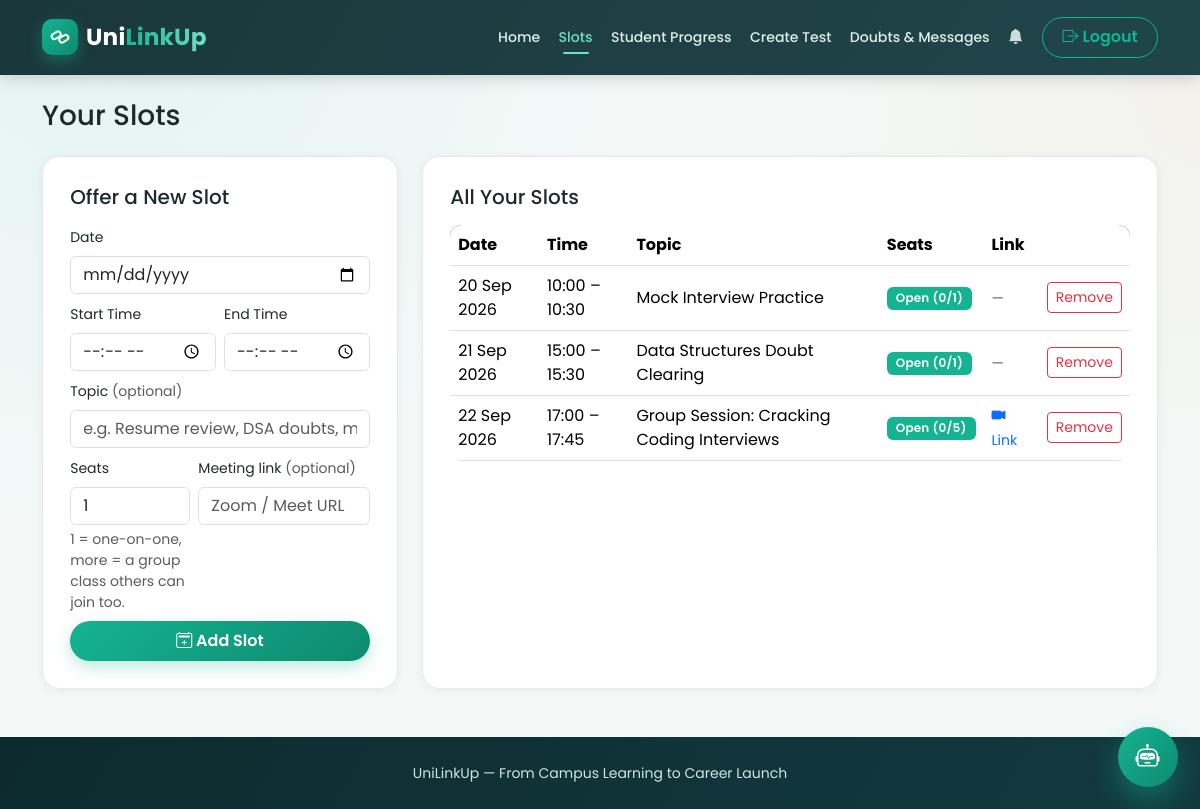
Screenshot of /faculty/slots (signed in) with the database file from the repository.
### tables this page shows
CREATE TABLE faculty_slots (
    id INTEGER PRIMARY KEY AUTOINCREMENT,
    faculty_id INTEGER NOT NULL REFERENCES faculty(id),
    slot_date TEXT NOT NULL,
    start_time TEXT NOT NULL,
    end_time TEXT NOT NULL,
    topic TEXT,
    status TEXT DEFAULT 'open',
    created_at TEXT DEFAULT CURRENT_TIMESTAMP
, meeting_link TEXT, capacity INTEGER DEFAULT 1, cancel_reason TEXT, cancelled_at TEXT);

### app.py (the view, shortened to what this page needs)
@app.route('/faculty/slots', methods=['GET', 'POST'])
@faculty_login_required
def faculty_slots():
    faculty = current_faculty()
    raw_slots = dbm.query_db("""
        SELECT faculty_slots.*,
               (SELECT COUNT(*) FROM appointments
                WHERE appointments.slot_id = faculty_slots.id AND appointments.status = 'upcoming') AS seats_taken
        FROM faculty_slots
        WHERE faculty_slots.faculty_id = ?
        ORDER BY faculty_slots.slot_date ASC, faculty_slots.start_time ASC
    """, (faculty['id'],))
    slots = []
    for s in raw_slots:
        booked = dbm.query_db("""
            SELECT students.name FROM appointments JOIN students ON students.id = appointments.student_id
            WHERE appointments.slot_id = ? AND appointments.status = 'upcoming'
        """, (s['id'],))
        d = dict(s)
        d['capacity'] = s['capacity'] or 1
        d['student_names'] = [r['name'] for r in booked]
        slots.append(d)
    pending_requests = dbm.query_db("""
        SELECT slot_requests.*, students.name AS student_name, students.course AS student_course,
               students.year AS student_year, students.department AS student_department
        FROM slot_requests
        JOIN students ON students.id = slot_requests.student_id
        WHERE slot_requests.faculty_id = ? AND slot_requests.status = 'pending'
        ORDER BY slot_requests.created_at ASC
    """, (faculty['id'],))
    handled_requests = dbm.query_db("""
        SELECT slot_requests.*, students.name AS student_name
        FROM slot_requests
        JOIN students ON students.id = slot_requests.student_id
        WHERE slot_requests.faculty_id = ? AND slot_requests.status != 'pending'
        ORDER BY slot_requests.responded_at DESC LIMIT 10
    """, (faculty['id'],))
    return render_template('faculty_slots.html', faculty=faculty, slots=slots,
                            pending_requests=pending_requests, handled_requests=handled_requests,
                            today=date.today().isoformat())

### app.py (called while the page is built)
def parse_date(value):
    return datetime.strptime(value, '%Y-%m-%d').date() if value else None

@app.template_filter('fmt_date')
def fmt_date(value, fmt='%d %b %Y'):
    d = parse_date(value)
    return d.strftime(fmt) if d else ''

def faculty_login_required(f):
    @wraps(f)
    def wrapper(*args, **kwargs):
        if session.get('role') != 'faculty':
            flash('Please log in with your faculty account.', 'warning')
            return redirect(url_for('faculty_login'))
        return f(*args, **kwargs)
    return wrapper

def current_faculty():
    if session.get('role') == 'faculty':
        return dbm.query_db("SELECT * FROM faculty WHERE id = ?", (session['user_id'],), one=True)
    return None

@app.context_processor
def inject_globals():
    pending_requests = 0
    if session.get('role') == 'employee' and session.get('college_id'):
        row = dbm.query_db("SELECT COUNT(*) AS c FROM visit_requests WHERE college_id = ? AND status = 'pending'",
                           (session['college_id'],), one=True)
        pending_requests = row['c'] if row else 0
    return dict(current_student=current_student, current_employee=current_employee,
                current_faculty=current_faculty, current_company=current_company,
                current_interviewer=current_interviewer,
                pending_company_requests=pending_requests, ASSET_VERSION=ASSET_VERSION)

### db.py (called while the page is built)
def get_db():
    if 'db' not in g:
        g.db = sqlite3.connect(DATABASE)
        g.db.row_factory = sqlite3.Row      # lets us access columns by name, e.g. row['name']
        g.db.execute("PRAGMA foreign_keys = ON")
    return g.db

def query_db(query, args=(), one=False):
    cur = get_db().execute(query, args)
    rows = cur.fetchall()
    cur.close()
    return (rows[0] if rows else None) if one else rows

### templates/faculty_slots.html (shortened to what this page needs)
{% extends 'base.html' %}
{% block content %}
<h3 class="mt-3 mb-4">Your Slots</h3>
<div class="row g-4">
  <div class="col-lg-4">
    <div class="sb-card">
      <h5 class="mb-3">Offer a New Slot</h5>
      <form method="POST">
        <div class="mb-2">
          <label class="form-label small">Date</label>
          <input type="date" name="slot_date" class="form-control" min="{{ today }}" required>
        </div>
        <div class="row g-2">
          <div class="col-6">
            <label class="form-label small">Start Time</label>
            <input type="time" name="start_time" class="form-control" required>
          </div>
          <div class="col-6">
            <label class="form-label small">End Time</label>
            <input type="time" name="end_time" class="form-control" required>
          </div>
        </div>
        <div class="mb-2 mt-2">
          <label class="form-label small">Topic <span class="text-muted fw-normal">(optional)</span></label>
          <input type="text" name="topic" class="form-control" placeholder="e.g. Resume review, DSA doubts, mock interview">
        </div>
        <div class="row g-2">
          <div class="col-5">
            <label class="form-label small">Seats</label>
            <input type="number" name="capacity" class="form-control" value="1" min="1" max="100">
            <div class="form-text">1 = one-on-one, more = a group class others can join too.</div>
          </div>
          <div class="col-7">
            <label class="form-label small">Meeting link <span class="text-muted fw-normal">(optional)</span></label>
            <input type="url" name="meeting_link" class="form-control" placeholder="Zoom / Meet URL">
          </div>
        </div>
        <button type="submit" class="btn sb-btn-primary w-100 mt-2"><i class="bi bi-calendar2-plus"></i> Add Slot</button>
      </form>
    </div>
  </div>
  <div class="col-lg-8">
    <div class="sb-card">
      <h5 class="mb-3">All Your Slots</h5>
      {% if slots %}
        <div class="table-responsive">
          <table class="table align-middle">
            <thead>
              <tr><th>Date</th><th>Time</th><th>Topic</th><th>Seats</th><th>Link</th><th></th></tr>
            </thead>
            <tbody>
              {% for s in slots %}
                <tr>
                  <td>{{ s.slot_date | fmt_date }}</td>
                  <td>{{ s.start_time }} &ndash; {{ s.end_time }}</td>
                  <td>{{ s.topic or '—' }}</td>
                  <td>
                    {% if s.status == 'cancelled' %}
                      <span class="badge sb-badge-closed">Cancelled</span>
                      {% if s.cancel_reason %}<br><small class="text-muted">Reason: {{ s.cancel_reason }}</small>{% endif %}
                    {% elif s.seats_taken >= s.capacity %}
                      <span class="badge sb-badge-closed">Full ({{ s.seats_taken }}/{{ s.capacity }})</span>
                    {% elif s.seats_taken > 0 %}
                      <span class="badge sb-badge-open">{{ s.seats_taken }}/{{ s.capacity }} joined</span>
                    {% else %}
                      <span class="badge sb-badge-open">Open (0/{{ s.capacity }})</span>
                    {% endif %}
                  </td>
                  <td>
                    {% if s.meeting_link %}
                      <a href="{{ s.meeting_link }}" target="_blank" class="small"><i class="bi bi-camera-video-fill"></i> Link</a>
                    {% else %}
                      <span class="text-muted small">—</span>
                    {% endif %}
                  </td>
                  <td class="text-end">
                    {% if s.status != 'cancelled' and s.seats_taken == 0 %}
                      <form method="POST" action="{{ url_for('delete_faculty_slot', slot_id=s.id) }}" onsubmit="return confirm('Remove this slot?');">
                        <button class="btn btn-sm btn-outline-danger">Remove</button>
                      </form>
                    {% endif %}
                  </td>
                </tr>
              {% endfor %}
            </tbody>
          </table>
        </div>
      {% else %}
        <p class="text-muted mb-0">You haven't offered any slots yet — add one from the left.</p>
      {% endif %}
    </div>
  </div>
</div>
{% endblock %}

### static/css/style.css (style rules this page uses)
:root { --sb-dark: #0d2b2f; --sb-dark-2: #123a3f; --sb-teal: #14b391; --sb-teal-dark: #0e8a70; --sb-teal-light: #6fe0c4; --sb-orange: #e8823c; --sb-orange-dark: #cf6a26; --sb-bg: #f4f9f8; --sb-red: #e15b5b; --sb-amber: #e8a83c; --sb-green: #14b391; --sb-ink: #1c2b2a; --sb-muted: #5c716f; --sb-border: #e1ece9; --sb-shadow-sm: 0 2px 10px rgba(13, 43, 47, 0.06); --sb-shadow-md: 0 10px 30px rgba(13, 43, 47, 0.10); --sb-shadow-lg: 0 18px 50px rgba(13, 43, 47, 0.16); --sb-radius: 18px; --sb-radius-sm: 12px; }
* { box-sizing: border-box; }
body { font-family: 'Poppins', sans-serif; background: var(--sb-bg); background-image: radial-gradient(circle at 8% 0%, rgba(20, 179, 145, 0.07), transparent 40%), radial-gradient(circle at 100% 12%, rgba(232, 130, 60, 0.06), transparent 35%); background-attachment: fixed; color: var(--sb-ink); }
a { text-decoration: none; }
.sb-btn-primary { background: linear-gradient(135deg, var(--sb-teal), var(--sb-teal-dark)); color: #fff !important; border: none; border-radius: 30px; padding: .5rem 1.3rem; font-weight: 600; box-shadow: 0 6px 16px rgba(20, 179, 145, 0.28); transition: transform .15s ease, box-shadow .15s ease, filter .15s ease; }
.sb-card { background: #fff; border-radius: var(--sb-radius); padding: 1.7rem; box-shadow: var(--sb-shadow-sm); height: 100%; border: 1px solid var(--sb-border); transition: transform .18s ease, box-shadow .18s ease; }
.sb-badge-open { background: var(--sb-teal); }
.badge { font-weight: 600; letter-spacing: .2px; padding: .45em .75em; }
.table { border-radius: var(--sb-radius-sm); overflow: hidden; }
.table thead { background: var(--sb-dark); color: #fff; }
.sb-pre-animate { opacity: 0; transform: translateY(16px); transition: opacity .5s ease, transform .5s ease; }
.sb-pre-animate.sb-in-view { opacity: 1; transform: translateY(0); }

### rows the page displays
faculty_slots: slot_date|fmt_date "20 Sep 2026", start_time "10:00", end_time "10:30", topic "Mock Interview Practice", capacity "1"
faculty_slots: slot_date|fmt_date "21 Sep 2026", start_time "15:00", end_time "15:30", topic "Data Structures Doubt Clearing", capacity "1"
faculty_slots: slot_date|fmt_date "22 Sep 2026", start_time "17:00", end_time "17:45", topic "Group Session: Cracking Coding Interviews", capacity "5"
